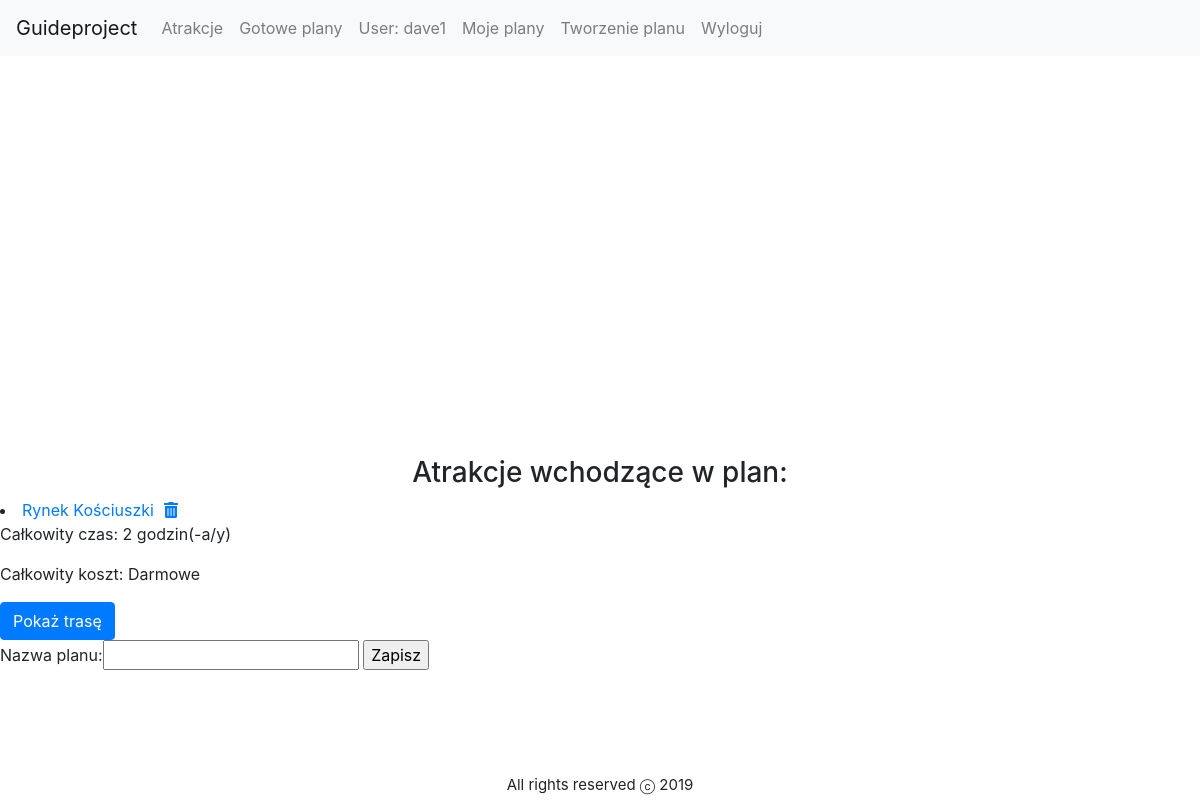
/guide/shoppingcart (signed in), run on an earlier commit of the app's database.
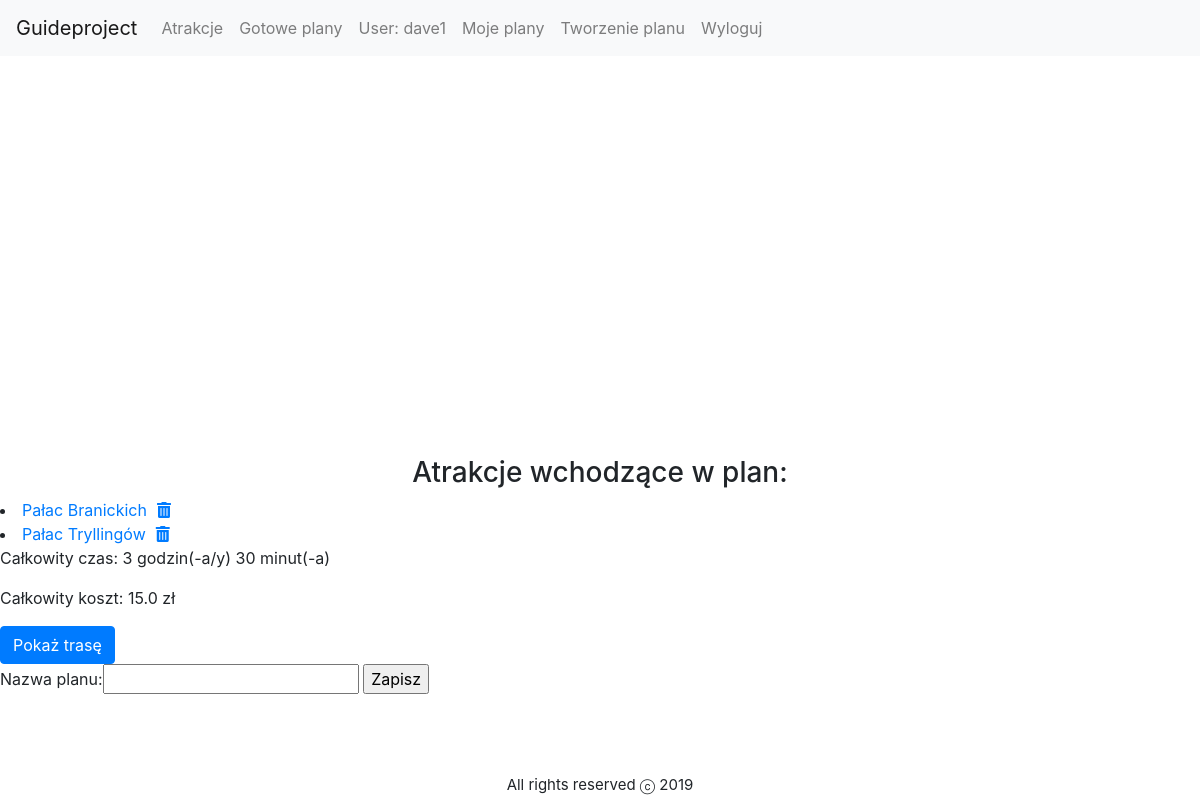
And on a later commit of the database.
### guide/models.py (models this page shows, shortened)
class Attraction(models.Model):
    name = models.CharField(_("Name"),
                            max_length=200, help_text="Enter attraction's name.")
    description = models.TextField(max_length=500)
    categories = models.ManyToManyField(
        "Category")
    localization = models.ForeignKey(
        "Localization", verbose_name=_("Address"), on_delete=models.CASCADE, null=True)
    timeNeededToSightsee = models.FloatField(
        _("Time neede to sightsee (in hours)"))
    ticketCost = models.FloatField(
        _("Ticket's cost"), default=0)

### guide/views.py (the view)
class ShoppingCartView(TemplateView):
    template_name = 'guide/shoppingcart.html'
    def get_context_data(self, **kwargs):
        context = super().get_context_data(**kwargs)
        shoppingCart = ShoppingCart.objects.get(owner=self.request.user)
        attractions = shoppingCart.attractions.all()
        totalTime = 0
        totalCost = 0
        for attraction in attractions:
            totalTime += attraction.timeNeededToSightsee
        for attraction in attractions:
            totalCost += attraction.ticketCost
        context['shoppingcart'] = shoppingCart
        context['attractions'] = attractions
        context['totalTime'] = getTimeAsFormattedString(totalTime)
        context['totalCost'] = getFormattedCost(totalCost)
        context['form'] = SaveTripPlanForm
        context["locationsInfo"] = simplejson.dumps(
            getAttractionsInfo(attractions))
        return context

### guide/views.py (called while the page is built)
def getAttractionsInfo(attractions):
    pos = []
    for attraction in attractions:
        pos.append({"name": attraction.name, "lat": attraction.localization.latitude,
                    "lng": attraction.localization.longitude})
    return pos

def getTimeAsFormattedString(time):
    hours = int(time)
    minutes = int((time % 1)*60)
    result = ''
    if hours:
        result += str(hours) + ' godzin(-a/y) '
    if minutes:
        result += str(minutes) + ' minut(-a)'
    return result

def getFormattedCost(ammount):
    formattedAmmound = ''
    if ammount == 0:
        formattedAmmound = 'Darmowe'
    else:
        formattedAmmound += str(ammount) + ' zł'
    return formattedAmmound

### guide/templates/guide/shoppingcart.html (shortened to what this page needs)
{% extends "base.html" %}
{% block content %}
    <div id="map"></div>
    {% if attractions %}
<center> <h3>Atrakcje wchodzące w plan:</h3></center>
        {% for attraction in attractions.all %}
            <li><a href="{% url 'attraction-detail' attraction.pk %}">{{attraction.name}}</a><a href="{% url 'remove-attraction' attraction.pk %}"><i class="fas fa-trash-alt"></i></a></li>
        {% endfor %}
        <p>Całkowity czas: {{totalTime}}</p>
        <p>Całkowity koszt: {{totalCost}}</p>
    {% else %}
        <p>Nie masz żadnych atrakcji w koszyku!</p>
    {% endif %}
        <button id="makeroute" type="button" class="btn btn-primary">Pokaż trasę</button>
        <form action="{% url 'save-trip-plan' shoppingcart.pk %}" method="post">
    {{ form }}
    <input type="submit" value="Zapisz">
</form>
{% endblock content %}

What changed in the data, as far as the page shows it:
no longer on this page (row unchanged): Attraction: name "Rynek Kościuszki"
now on this page (row unchanged): Attraction: name "Pałac Branickich"
added Attraction: name "Pałac Tryllingów"
Also different on the page:
{{ totalTime }}: "2 godzin(-a/y)" → "3 godzin(-a/y) 30 minut(-a)"
{{ totalCost }}: "Darmowe" → "15.0 zł"
